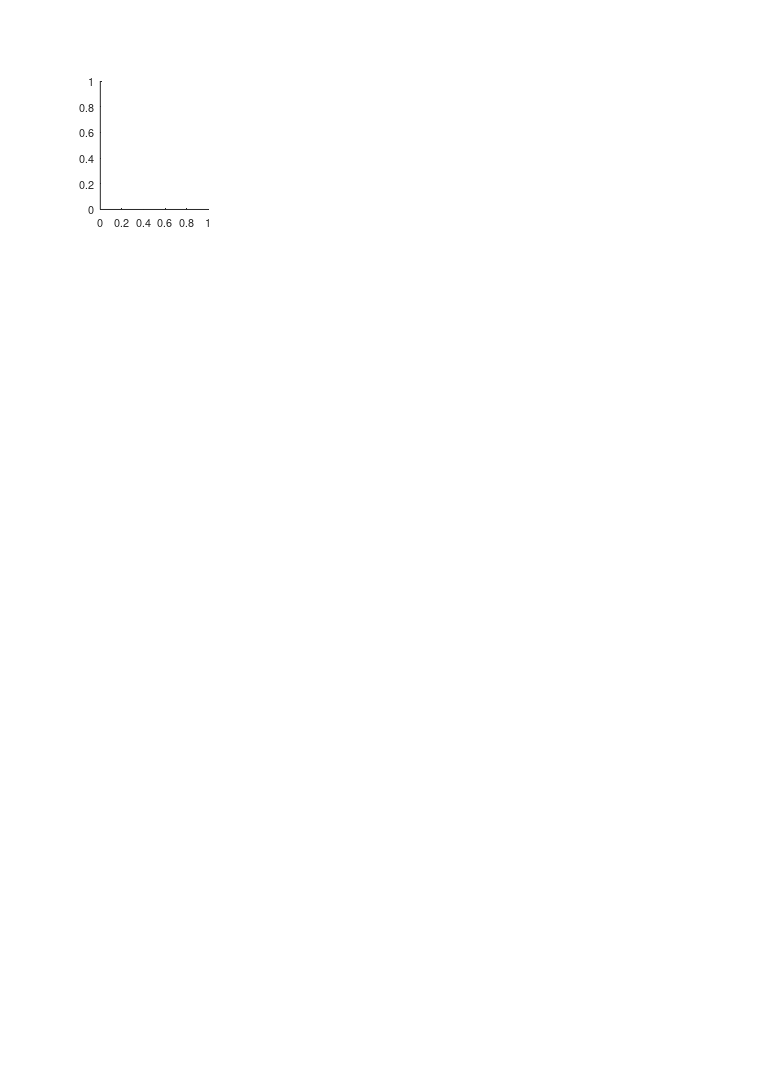

MATLAB code to generate this figure: (Note: this script raises an error after producing the figure.)
%% --- How might choice of summary statisic affect models? ---

% - All statistics drop at modulation frequency (Z less than others), so we take the lowest. 
% - But which modulation frequencies should we include in the average? 
% The conclusion is it probably doesn't matter very much. 

% ----- Looking at how adjacent values are correlated -----

% We look at the correlations between adjacent values. 
% This plot goes a bit overboard. 
% Column 1 shows the correlations for all pairs below ~1kHz fmod (quoted in Supplemental). 
% Column 2 shows correlations between frequencies 1-9 and 3-11. etc.
% Correlations are strong for all thse values - though gradually dropping
% as the frequency different increases.
% The 2nd peak amplitude of the SAC is the worst but that is not surprising
% because so many neurons don't have one - or only at low frequencies. 

xSize = 20; ySize = 28; xLeft = (21-xSize)/2;yTop = (30-xSize)/2;
figh=figure;set(figh,'PaperUnits','centimeters');
set(figh,'paperposition',[xLeft yTop xSize ySize],'units','centimeters','position',[2 4 xSize ySize],'DefaultAxesFontSize',8);%,'DefaultAxesColorOrder',colorOrder

subplot(5,4,1); 
autoCorrStatsAndPlot(statsmat_oneperunit.Z,1,10,'Z');
subplot(5,4,2); 
autoCorrStatsAndPlot(statsmat_oneperunit.Z,1,9,'Z',1);
subplot(5,4,3); 
autoCorrStatsAndPlot(statsmat_oneperunit.Z,1,8,'Z',2);
subplot(5,4,4); 
autoCorrStatsAndPlot(statsmat_oneperunit.Z,1,7,'Z',3);

subplot(5,4,5); 
autoCorrStatsAndPlot(statsmat_oneperunit.envFluct_0p48ms,1,10,'NuFl');
subplot(5,4,6); 
autoCorrStatsAndPlot(statsmat_oneperunit.envFluct_0p48ms,1,9,'NuFl',1);
subplot(5,4,7); 
autoCorrStatsAndPlot(statsmat_oneperunit.envFluct_0p48ms,1,8,'NuFl',2);
subplot(5,4,8); 
autoCorrStatsAndPlot(statsmat_oneperunit.envFluct_0p48ms,1,7,'NuFl',3);
 
subplot(5,4,9); 
autoCorrStatsAndPlot(statsmat_oneperunit.reliability_R_0p24ms,1,10,'Reliability');
subplot(5,4,10); 
autoCorrStatsAndPlot(statsmat_oneperunit.reliability_R_0p24ms,1,9,'Reliability',1);
subplot(5,4,11); 
autoCorrStatsAndPlot(statsmat_oneperunit.reliability_R_0p24ms,1,8,'Reliability',2);
subplot(5,4,12); 
autoCorrStatsAndPlot(statsmat_oneperunit.reliability_R_0p24ms,1,7,'Reliability',3);
 
subplot(5,4,13); 
autoCorrStatsAndPlot(statsmat_oneperunit.SACpeak1lag_p0001,1,10,'SAC peak 1');
subplot(5,4,14); 
autoCorrStatsAndPlot(statsmat_oneperunit.SACpeak1lag_p0001,1,9,'SAC peak 1',2);
subplot(5,4,15); 
autoCorrStatsAndPlot(statsmat_oneperunit.SACpeak1lag_p0001,1,8,'SAC peak 1',3);
subplot(5,4,16); 
autoCorrStatsAndPlot(statsmat_oneperunit.SACpeak1lag_p0001,1,7,'SAC peaks 1',4);
 
subplot(5,4,17); 
autoCorrStatsAndPlot(statsmat_oneperunit.SACpeak2lag_p0001,1,10,'SAC peak 2');
subplot(5,4,18); 
autoCorrStatsAndPlot(statsmat_oneperunit.SACpeak2lag_p0001,1,9,'SAC peak 2',2);
subplot(5,4,19); 
autoCorrStatsAndPlot(statsmat_oneperunit.SACpeak2lag_p0001,1,8,'SAC peak 2',3);
subplot(5,4,20); 
autoCorrStatsAndPlot(statsmat_oneperunit.SACpeak2lag_p0001,1,7,'SAC peak 2',4);


